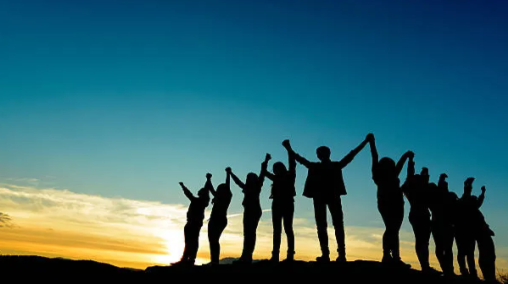
#> input picture img/Container.png, 508 x 284 px
$ python reverse_script.py --image img/Container.png
#> lines starting #> are read from the running program, lines starting #| are printed output that depends on the picture
#!/usr/bin/env python3
from PIL import Image
import numpy as np
import argparse

def main():
    parser = argparse.ArgumentParser(description=" Script to reveal the secret image of a container image")
    parser.add_argument('--image',required=True,help="Path to the image containing the secret image")
    args = parser.parse_args()

    im1 = Image.open(args.image)
#> im1 is the input picture: PIL image 508x284 RGBA; mean R, G, B, A 52.2, 101.7, 109.4, 255
    new_image= reveal_secret(im1)
    new_image.save("img/secret_revealed.png")


def reveal_secret(image):

    a = np.asarray(image)

    arr_image = Image.fromarray(a)

    x= image.size[0]
#> x = 508
    y= image.size[1]
#> y = 284

    new_img = Image.new('RGBA',(x,y))
#> new_img: PIL image 508x284 RGBA; every value is 0

    for i in range (0, image.size[0]):
        for j in range (0, image.size[1]):

            aux=arr_image.getpixel((i,j))
            new_pixel = []

            for k in range(0,4):

                aux_binary = f"{aux[k]:08b}"

                aux_binary_pixel= aux_binary[4]+aux_binary[5]+aux_binary[6]+aux_binary[7]+'0000'


                final_byte_dec=int(aux_binary_pixel,2)
                new_pixel.append(final_byte_dec)

            position = (i,j)
            new_img.putpixel(position,tuple(new_pixel))
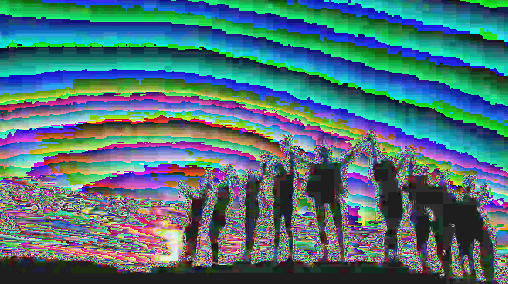
#> new_img: PIL image 508x284 RGBA; mean R, G, B, A 66.2, 105.4, 111.2, 240; transparent parts drawn white
    return new_img


if __name__ == "__main__":
    main()

$ run again, on img/Secret.png
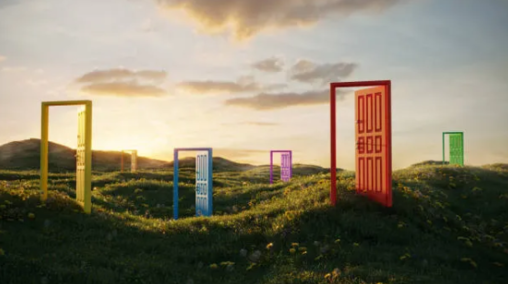
#> input picture img/Secret.png, 508 x 284 px
#> in main, im1 is the input picture: PIL image 508x284 RGBA; mean R, G, B, A 134.8, 126.8, 105.8, 255
#> after the loop in reveal_secret, `for i in range (0, image.size[0]):`:
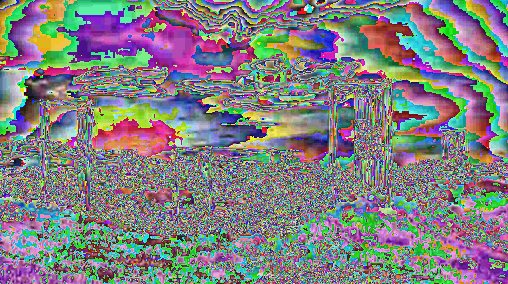
#> new_img: PIL image 508x284 RGBA; mean R, G, B, A 120.7, 120, 121.8, 240; transparent parts drawn white
